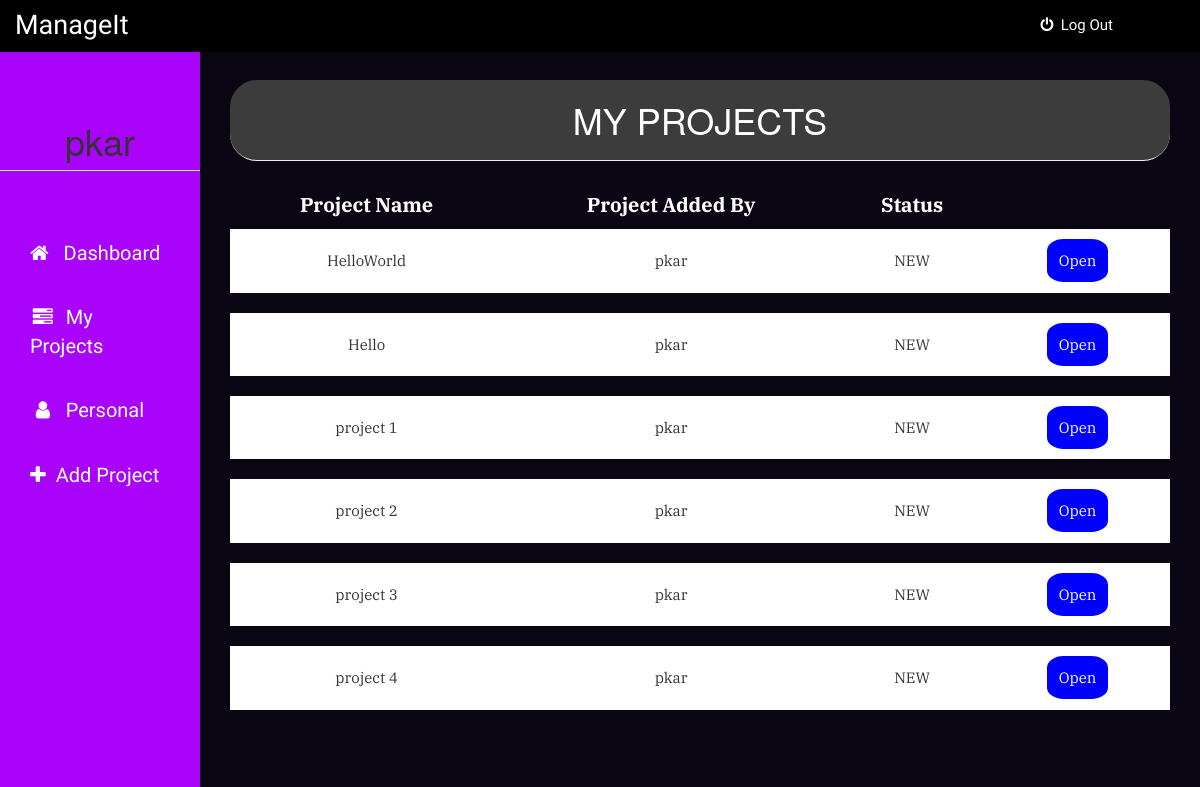
Page /myprojects (signed in) on the committed database.
### app.py (models this page shows)
class User(UserMixin, db.Model):
    id = db.Column(db.Integer, primary_key=True)
    username = db.Column(db.String(15), unique=True)
    email = db.Column(db.String(50), unique=True)
    password = db.Column(db.String(80))

class Project(UserMixin, db.Model):
    id = db.Column(db.Integer, primary_key=True)
    projectname = db.Column(db.String(15), unique=True)
    creator = db.Column(db.String(15))
    userid = db.Column(db.Integer)

### app.py (the view)
@app.route('/myprojects', methods=['GET', 'POST'])
@login_required
def myproject():
    tasks = Project.query.filter_by(userid=current_user.id)
    return render_template('myproject.html', tasks=tasks, name=current_user.username)

### app.py (called while the page is built)
@login_manager.user_loader
def load_user(user_id):
    return User.query.get(int(user_id))

### templates/myproject.html (shortened to what this page needs)
{% extends "bootstrap/base.html" %}
{% block styles %}
{{super()}}
<link rel="stylesheet" href="{{url_for('.static', filename='myproject.css')}}">
<link rel="stylesheet" href="https://maxcdn.bootstrapcdn.com/font-awesome/4.7.0/css/font-awesome.min.css">
{% endblock %}
{% block content %}
    <nav class="navbar navbar-fixed-top">
      <div class="container-fluid">
        <div class="navbar-header">
          <center><h4>ManageIt</h4></center>
        </div>
        <div class="nav-con">
          <ul>
            <li><a href="{{ url_for('logout') }}"><i class="fa fa-power-off" aria-hidden="true"></i>&nbsp&nbspLog Out</a></li>
          </ul>
        </div>
      </div>
    </nav>
    <div class="container-fluid">
      <div class="row">
        <div class="col-sm-3 col-md-2 sidebar">
          <center><h1 class="page-header">{{ name }}</h1></center>
          <ul class="nav nav-sidebar">
            <li><a href="{{ url_for('dashboard') }}"><i class="fa fa-home" aria-hidden="true"></i>&nbspDashboard</a></li>
            <li><a href="#"><i class="fa fa-tasks fa-fw" aria-hidden="true"></i>My Projects</a></li>
            <li><a href="{{ url_for('personaltask') }}"><i class="fa fa-user fa-fw" aria-hidden="true"></i>Personal</a></li>
            <li><a href="{{ url_for('addproject') }}"><i class="fa fa-plus" aria-hidden="true"></i>Add Project</a></li>
          </ul>
        </div>
        <div class="col-sm-9 col-sm-offset-3 col-md-10 col-md-offset-2 main">
          <center><h1 class="page-header">MY PROJECTS</h1></center>
          <table>
          		<thead>
	          		<tr>
	          			<th>Project Name</th>
	          			<th>Project Added By</th>
	          			<th>Status</th>
	          		</tr>
          		</thead>
          		<tbody>
	          		{% for task in tasks %}
	          				<tr>
			          			<td>{{task.projectname}}</td>
			          			<td>{{task.creator}}</td>
			          			<td>NEW</td>
                      <td><a href="{{ url_for('update_project', project_id=task.id, project_name=task.projectname) }}">Open</a></td>
			          		</tr>
			          		<tr class="spacer"></tr>
			        {% endfor %}
		        </tbody>
          	</table>
        </div>
      </div>
    </div>
{% endblock %}

### static/myproject.css (style rules this page uses)
* { box-sizing: border-box; }
body { padding-top: 50px; background-color: #0a0614; }
.navbar-fixed-top { padding: 0px; background-color: black; }
.navbar-header { width: 100px; margin-top: 1px; margin-bottom: 0px; }
.navbar-header h4 { font-size: 27px; font-family: 'Piedra', cursive; color: white; padding: 0px; }
.nav-con { float: right; }
.nav-con ul { display: inline; list-style: none; text-decoration: none; color: white; }
.nav-con ul li { float: left; padding: 14px; }
.nav-con ul li a { text-decoration: none; color: white; font-size: 15px; font-family: 'Piedra', cursive; padding: 18px; }
.sidebar { position: fixed; top: 51px; bottom: 0; left: 0; background-color: #a903fc; margin: 0px; padding-top: 30px; padding-bottom: 30px; padding-right: 0px; padding-left: 0px; }
.nav-sidebar { margin: 0px; margin-top: 50px; }
.nav-sidebar li a { width: 100%; padding-right: 30px; padding-left: 30px; padding-top: 18px; padding-bottom: 18px; color: white; font-size: 20px; font-family: 'Piedra', cursive; }
.nav-sidebar li a i { margin-right: 10px; }
.main { padding: 30px; }
.main .page-header { margin-top: 0; background-color: rgb(60, 60, 60); padding: 20px; color: white; border-radius: 27px; }
.main table { width: 100%; }
.main thead tr { font-size: 20px; color: white; font-family: 'IBM Plex Serif', serif; }
.main tbody tr { background-color: white; font-family: 'IBM Plex Serif', serif; }
.main tbody .spacer { height: 20px; }
.main thead th { padding: 10px; text-align: center; }
.main tbody td { padding: 21px; font-size: 15px; text-align: center; }
.main tbody td a { text-decoration: none; padding: 12px; background-color: blue; color: white; font-size: 15px; border-radius: 27%; }

### rows in the picture
User: username "pkar"
Project: projectname "HelloWorld", creator "pkar"
Project: projectname "Hello", creator "pkar"
Project: projectname "project 1", creator "pkar"
Project: projectname "project 2", creator "pkar"
Project: projectname "project 3", creator "pkar"
Project: projectname "project 4", creator "pkar"
